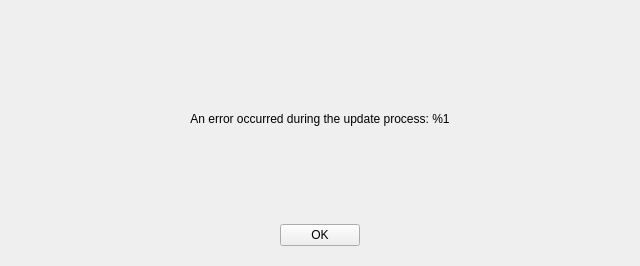
<?xml version="1.0" encoding="UTF-8"?>
<ui version="4.0">
 <class>UpdateDialog</class>
 <widget class="QDialog" name="UpdateDialog">
  <property name="geometry">
   <rect>
    <x>0</x>
    <y>0</y>
    <width>640</width>
    <height>266</height>
   </rect>
  </property>
  <property name="windowTitle">
   <string>Check for Updates</string>
  </property>
  <layout class="QVBoxLayout" name="verticalLayout_5">
   <item>
    <widget class="QStackedWidget" name="stackedWidget">
     <property name="currentIndex">
      <number>5</number>
     </property>
     <widget class="QWidget" name="checkingPage">
      <layout class="QVBoxLayout" name="verticalLayout">
       <item>
        <widget class="QLabel" name="checkingLabel">
         <property name="sizePolicy">
          <sizepolicy hsizetype="Preferred" vsizetype="Expanding">
           <horstretch>0</horstretch>
           <verstretch>0</verstretch>
          </sizepolicy>
         </property>
         <property name="text">
          <string>Checking for updates...</string>
         </property>
         <property name="alignment">
          <set>Qt::AlignCenter</set>
         </property>
         <property name="wordWrap">
          <bool>true</bool>
         </property>
        </widget>
       </item>
       <item>
        <layout class="QHBoxLayout" name="horizontalLayout_2">
         <item>
          <spacer name="horizontalSpacer_3">
           <property name="orientation">
            <enum>Qt::Horizontal</enum>
           </property>
           <property name="sizeHint" stdset="0">
            <size>
             <width>40</width>
             <height>20</height>
            </size>
           </property>
          </spacer>
         </item>
         <item>
          <widget class="QPushButton" name="cancelCheckingPushButton">
           <property name="text">
            <string>Cancel</string>
           </property>
          </widget>
         </item>
         <item>
          <spacer name="horizontalSpacer_4">
           <property name="orientation">
            <enum>Qt::Horizontal</enum>
           </property>
           <property name="sizeHint" stdset="0">
            <size>
             <width>40</width>
             <height>20</height>
            </size>
           </property>
          </spacer>
         </item>
        </layout>
       </item>
      </layout>
     </widget>
     <widget class="QWidget" name="alreadyLatestPage">
      <layout class="QVBoxLayout" name="verticalLayout_2">
       <item>
        <widget class="QLabel" name="updateCheckCompletedLabel">
         <property name="sizePolicy">
          <sizepolicy hsizetype="Preferred" vsizetype="Expanding">
           <horstretch>0</horstretch>
           <verstretch>0</verstretch>
          </sizepolicy>
         </property>
         <property name="text">
          <string>Congratulations, you are running the latest version of Silverlock (&lt;b&gt;%1&lt;/b&gt;)! There is no need to update.</string>
         </property>
         <property name="alignment">
          <set>Qt::AlignCenter</set>
         </property>
         <property name="wordWrap">
          <bool>true</bool>
         </property>
        </widget>
       </item>
       <item>
        <layout class="QHBoxLayout" name="horizontalLayout_3">
         <item>
          <spacer name="horizontalSpacer_5">
           <property name="orientation">
            <enum>Qt::Horizontal</enum>
           </property>
           <property name="sizeHint" stdset="0">
            <size>
             <width>40</width>
             <height>20</height>
            </size>
           </property>
          </spacer>
         </item>
         <item>
          <widget class="QPushButton" name="alreadyLatestPushButton">
           <property name="text">
            <string>OK</string>
           </property>
          </widget>
         </item>
         <item>
          <spacer name="horizontalSpacer_6">
           <property name="orientation">
            <enum>Qt::Horizontal</enum>
           </property>
           <property name="sizeHint" stdset="0">
            <size>
             <width>40</width>
             <height>20</height>
            </size>
           </property>
          </spacer>
         </item>
        </layout>
       </item>
      </layout>
     </widget>
     <widget class="QWidget" name="updateAvailablePage">
      <layout class="QVBoxLayout" name="verticalLayout_3">
       <item>
        <widget class="QLabel" name="updateAvailableLabel">
         <property name="sizePolicy">
          <sizepolicy hsizetype="Preferred" vsizetype="Expanding">
           <horstretch>0</horstretch>
           <verstretch>0</verstretch>
          </sizepolicy>
         </property>
         <property name="text">
          <string>An update to version &lt;b&gt;%1&lt;/b&gt; is available! You are running version &lt;b&gt;%2&lt;/b&gt;. It is strongly recommended that you upgrade now. Continue?</string>
         </property>
         <property name="wordWrap">
          <bool>true</bool>
         </property>
        </widget>
       </item>
       <item>
        <layout class="QHBoxLayout" name="horizontalLayout">
         <item>
          <spacer name="horizontalSpacer">
           <property name="orientation">
            <enum>Qt::Horizontal</enum>
           </property>
           <property name="sizeHint" stdset="0">
            <size>
             <width>40</width>
             <height>20</height>
            </size>
           </property>
          </spacer>
         </item>
         <item>
          <widget class="QPushButton" name="acceptUpgradePushButton">
           <property name="text">
            <string>Yes</string>
           </property>
          </widget>
         </item>
         <item>
          <widget class="QPushButton" name="rejectUpgradePushButton">
           <property name="text">
            <string>No</string>
           </property>
          </widget>
         </item>
         <item>
          <spacer name="horizontalSpacer_2">
           <property name="orientation">
            <enum>Qt::Horizontal</enum>
           </property>
           <property name="sizeHint" stdset="0">
            <size>
             <width>40</width>
             <height>20</height>
            </size>
           </property>
          </spacer>
         </item>
        </layout>
       </item>
      </layout>
     </widget>
     <widget class="QWidget" name="downloadUpdatePage">
      <layout class="QVBoxLayout" name="verticalLayout_4">
       <item>
        <spacer name="verticalSpacer">
         <property name="orientation">
          <enum>Qt::Vertical</enum>
         </property>
         <property name="sizeHint" stdset="0">
          <size>
           <width>20</width>
           <height>40</height>
          </size>
         </property>
        </spacer>
       </item>
       <item>
        <widget class="QLabel" name="downloadingLabel">
         <property name="text">
          <string>Contacting download server...</string>
         </property>
         <property name="alignment">
          <set>Qt::AlignCenter</set>
         </property>
         <property name="wordWrap">
          <bool>true</bool>
         </property>
        </widget>
       </item>
       <item>
        <widget class="QProgressBar" name="progressBar">
         <property name="maximum">
          <number>0</number>
         </property>
         <property name="value">
          <number>0</number>
         </property>
         <property name="textVisible">
          <bool>false</bool>
         </property>
         <property name="format">
          <string>%v / %m bytes (%p%)</string>
         </property>
        </widget>
       </item>
       <item>
        <spacer name="verticalSpacer_2">
         <property name="orientation">
          <enum>Qt::Vertical</enum>
         </property>
         <property name="sizeHint" stdset="0">
          <size>
           <width>20</width>
           <height>40</height>
          </size>
         </property>
        </spacer>
       </item>
       <item>
        <layout class="QHBoxLayout" name="horizontalLayout_5">
         <item>
          <spacer name="horizontalSpacer_9">
           <property name="orientation">
            <enum>Qt::Horizontal</enum>
           </property>
           <property name="sizeHint" stdset="0">
            <size>
             <width>40</width>
             <height>20</height>
            </size>
           </property>
          </spacer>
         </item>
         <item>
          <widget class="QPushButton" name="cancelDownloadPushButton">
           <property name="text">
            <string>Cancel</string>
           </property>
          </widget>
         </item>
         <item>
          <spacer name="horizontalSpacer_10">
           <property name="orientation">
            <enum>Qt::Horizontal</enum>
           </property>
           <property name="sizeHint" stdset="0">
            <size>
             <width>40</width>
             <height>20</height>
            </size>
           </property>
          </spacer>
         </item>
        </layout>
       </item>
      </layout>
     </widget>
     <widget class="QWidget" name="installPage">
      <layout class="QVBoxLayout" name="verticalLayout_6">
       <item>
        <widget class="QLabel" name="installLabel">
         <property name="sizePolicy">
          <sizepolicy hsizetype="Preferred" vsizetype="Expanding">
           <horstretch>0</horstretch>
           <verstretch>0</verstretch>
          </sizepolicy>
         </property>
         <property name="text">
          <string>Silverlock version &lt;b&gt;%1&lt;/b&gt; has been downloaded successfully. Silverlock will now prompt you to save your documents and exit and the installer will guide you through the installation of the new version.</string>
         </property>
         <property name="alignment">
          <set>Qt::AlignCenter</set>
         </property>
         <property name="wordWrap">
          <bool>true</bool>
         </property>
        </widget>
       </item>
       <item>
        <layout class="QHBoxLayout" name="horizontalLayout_6">
         <item>
          <spacer name="horizontalSpacer_11">
           <property name="orientation">
            <enum>Qt::Horizontal</enum>
           </property>
           <property name="sizeHint" stdset="0">
            <size>
             <width>40</width>
             <height>20</height>
            </size>
           </property>
          </spacer>
         </item>
         <item>
          <widget class="QPushButton" name="installPushButton">
           <property name="text">
            <string>Install</string>
           </property>
          </widget>
         </item>
         <item>
          <spacer name="horizontalSpacer_12">
           <property name="orientation">
            <enum>Qt::Horizontal</enum>
           </property>
           <property name="sizeHint" stdset="0">
            <size>
             <width>40</width>
             <height>20</height>
            </size>
           </property>
          </spacer>
         </item>
        </layout>
       </item>
      </layout>
     </widget>
     <widget class="QWidget" name="errorPage">
      <layout class="QVBoxLayout" name="verticalLayout_7">
       <item>
        <widget class="QLabel" name="errorLabel">
         <property name="sizePolicy">
          <sizepolicy hsizetype="Preferred" vsizetype="Expanding">
           <horstretch>0</horstretch>
           <verstretch>0</verstretch>
          </sizepolicy>
         </property>
         <property name="text">
          <string>An error occurred during the update process: %1</string>
         </property>
         <property name="textFormat">
          <enum>Qt::RichText</enum>
         </property>
         <property name="alignment">
          <set>Qt::AlignCenter</set>
         </property>
         <property name="wordWrap">
          <bool>true</bool>
         </property>
         <property name="openExternalLinks">
          <bool>true</bool>
         </property>
        </widget>
       </item>
       <item>
        <layout class="QHBoxLayout" name="horizontalLayout_4">
         <item>
          <spacer name="horizontalSpacer_7">
           <property name="orientation">
            <enum>Qt::Horizontal</enum>
           </property>
           <property name="sizeHint" stdset="0">
            <size>
             <width>40</width>
             <height>20</height>
            </size>
           </property>
          </spacer>
         </item>
         <item>
          <widget class="QPushButton" name="acknowledgeErrorPushButton">
           <property name="text">
            <string>OK</string>
           </property>
          </widget>
         </item>
         <item>
          <spacer name="horizontalSpacer_8">
           <property name="orientation">
            <enum>Qt::Horizontal</enum>
           </property>
           <property name="sizeHint" stdset="0">
            <size>
             <width>40</width>
             <height>20</height>
            </size>
           </property>
          </spacer>
         </item>
        </layout>
       </item>
      </layout>
     </widget>
    </widget>
   </item>
  </layout>
 </widget>
 <tabstops>
  <tabstop>cancelCheckingPushButton</tabstop>
  <tabstop>alreadyLatestPushButton</tabstop>
  <tabstop>acceptUpgradePushButton</tabstop>
  <tabstop>rejectUpgradePushButton</tabstop>
  <tabstop>cancelDownloadPushButton</tabstop>
  <tabstop>installPushButton</tabstop>
  <tabstop>acknowledgeErrorPushButton</tabstop>
 </tabstops>
 <resources/>
 <connections/>
</ui>
